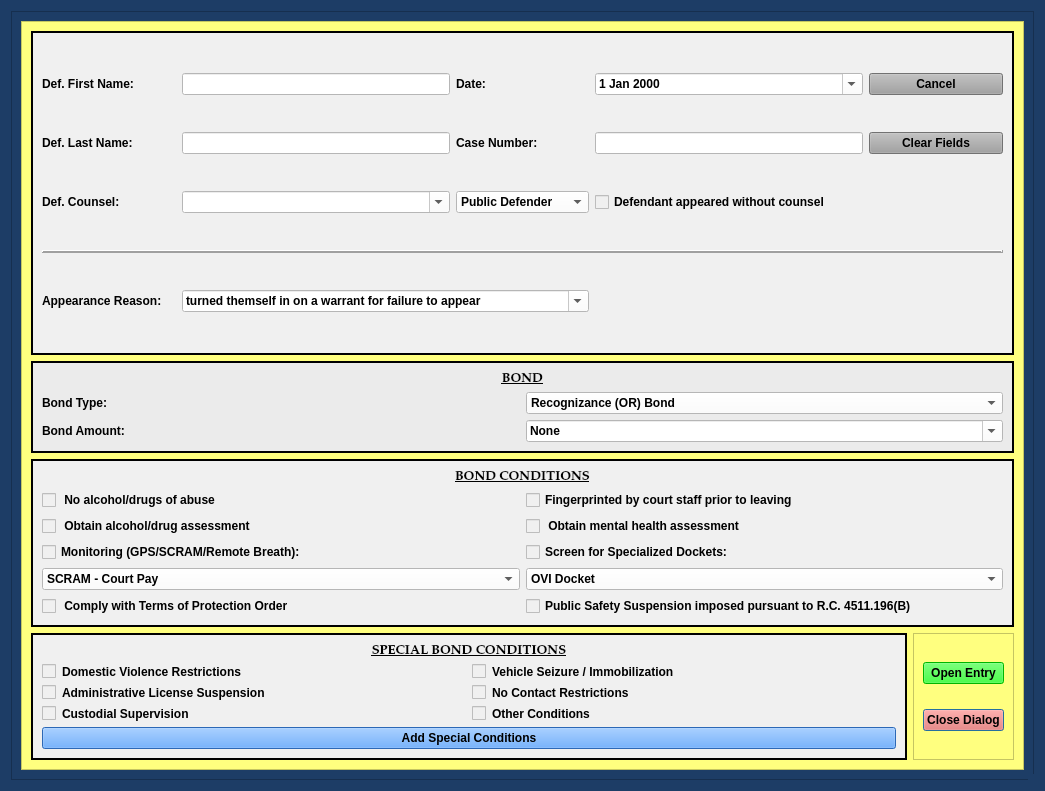
<?xml version="1.0" encoding="UTF-8"?>
<ui version="4.0">
 <class>NoPleaBondDialog</class>
 <widget class="QDialog" name="NoPleaBondDialog">
  <property name="windowModality">
   <enum>Qt::NonModal</enum>
  </property>
  <property name="enabled">
   <bool>true</bool>
  </property>
  <property name="geometry">
   <rect>
    <x>0</x>
    <y>0</y>
    <width>1045</width>
    <height>791</height>
   </rect>
  </property>
  <property name="sizePolicy">
   <sizepolicy hsizetype="Preferred" vsizetype="Preferred">
    <horstretch>0</horstretch>
    <verstretch>0</verstretch>
   </sizepolicy>
  </property>
  <property name="minimumSize">
   <size>
    <width>0</width>
    <height>0</height>
   </size>
  </property>
  <property name="maximumSize">
   <size>
    <width>2500</width>
    <height>3500</height>
   </size>
  </property>
  <property name="palette">
   <palette>
    <active>
     <colorrole role="Button">
      <brush brushstyle="SolidPattern">
       <color alpha="255">
        <red>29</red>
        <green>61</green>
        <blue>102</blue>
       </color>
      </brush>
     </colorrole>
     <colorrole role="Base">
      <brush brushstyle="SolidPattern">
       <color alpha="255">
        <red>29</red>
        <green>61</green>
        <blue>102</blue>
       </color>
      </brush>
     </colorrole>
     <colorrole role="Window">
      <brush brushstyle="SolidPattern">
       <color alpha="255">
        <red>29</red>
        <green>61</green>
        <blue>102</blue>
       </color>
      </brush>
     </colorrole>
    </active>
    <inactive>
     <colorrole role="Button">
      <brush brushstyle="SolidPattern">
       <color alpha="255">
        <red>29</red>
        <green>61</green>
        <blue>102</blue>
       </color>
      </brush>
     </colorrole>
     <colorrole role="Base">
      <brush brushstyle="SolidPattern">
       <color alpha="255">
        <red>29</red>
        <green>61</green>
        <blue>102</blue>
       </color>
      </brush>
     </colorrole>
     <colorrole role="Window">
      <brush brushstyle="SolidPattern">
       <color alpha="255">
        <red>29</red>
        <green>61</green>
        <blue>102</blue>
       </color>
      </brush>
     </colorrole>
    </inactive>
    <disabled>
     <colorrole role="Button">
      <brush brushstyle="SolidPattern">
       <color alpha="255">
        <red>29</red>
        <green>61</green>
        <blue>102</blue>
       </color>
      </brush>
     </colorrole>
     <colorrole role="Base">
      <brush brushstyle="SolidPattern">
       <color alpha="255">
        <red>29</red>
        <green>61</green>
        <blue>102</blue>
       </color>
      </brush>
     </colorrole>
     <colorrole role="Window">
      <brush brushstyle="SolidPattern">
       <color alpha="255">
        <red>29</red>
        <green>61</green>
        <blue>102</blue>
       </color>
      </brush>
     </colorrole>
    </disabled>
   </palette>
  </property>
  <property name="font">
   <font>
    <family>Palatino Linotype</family>
    <pointsize>10</pointsize>
    <weight>75</weight>
    <italic>false</italic>
    <bold>true</bold>
   </font>
  </property>
  <property name="windowTitle">
   <string>No Plea Bond Case Information</string>
  </property>
  <property name="toolTip">
   <string/>
  </property>
  <property name="styleSheet">
   <string notr="true">background-color: rgb(29, 61, 102);
font: 75 10pt &quot;Palatino Linotype&quot;;
font-weight: bold;</string>
  </property>
  <property name="sizeGripEnabled">
   <bool>true</bool>
  </property>
  <property name="modal">
   <bool>true</bool>
  </property>
  <layout class="QGridLayout" name="gridLayout_8">
   <item row="0" column="0">
    <widget class="QFrame" name="frame_4">
     <property name="styleSheet">
      <string notr="true">background-color: rgb(29, 61, 102);</string>
     </property>
     <property name="frameShape">
      <enum>QFrame::StyledPanel</enum>
     </property>
     <property name="frameShadow">
      <enum>QFrame::Raised</enum>
     </property>
     <layout class="QGridLayout" name="gridLayout_4">
      <item row="0" column="0">
       <widget class="QScrollArea" name="scrollArea">
        <property name="focusPolicy">
         <enum>Qt::NoFocus</enum>
        </property>
        <property name="styleSheet">
         <string notr="true">background-color: rgb(255, 255, 127);</string>
        </property>
        <property name="widgetResizable">
         <bool>true</bool>
        </property>
        <widget class="QWidget" name="scrollAreaWidgetContents">
         <property name="geometry">
          <rect>
           <x>0</x>
           <y>0</y>
           <width>1005</width>
           <height>751</height>
          </rect>
         </property>
         <layout class="QGridLayout" name="gridLayout_9" rowstretch="1,0,0,0" columnstretch="1,0">
          <item row="0" column="0" colspan="2">
           <widget class="QFrame" name="case_name_Frame">
            <property name="sizePolicy">
             <sizepolicy hsizetype="Preferred" vsizetype="Preferred">
              <horstretch>0</horstretch>
              <verstretch>0</verstretch>
             </sizepolicy>
            </property>
            <property name="styleSheet">
             <string notr="true">background-color: rgb(240, 240, 240);</string>
            </property>
            <property name="frameShape">
             <enum>QFrame::Box</enum>
            </property>
            <property name="frameShadow">
             <enum>QFrame::Plain</enum>
            </property>
            <property name="lineWidth">
             <number>2</number>
            </property>
            <layout class="QGridLayout" name="gridLayout" columnstretch="1,2,1,2,1">
             <item row="0" column="0">
              <widget class="QLabel" name="label">
               <property name="text">
                <string>Def. First Name:</string>
               </property>
              </widget>
             </item>
             <item row="0" column="3">
              <widget class="NoScrollDateEdit" name="plea_trial_date">
               <property name="focusPolicy">
                <enum>Qt::NoFocus</enum>
               </property>
               <property name="styleSheet">
                <string notr="true">color: rgb(0, 0, 0);
background-color: rgb(255, 255, 255);</string>
               </property>
               <property name="calendarPopup">
                <bool>true</bool>
               </property>
              </widget>
             </item>
             <item row="0" column="1">
              <widget class="QLineEdit" name="defendant_first_name_lineEdit">
               <property name="styleSheet">
                <string notr="true">background-color: rgb(255, 255, 255);</string>
               </property>
              </widget>
             </item>
             <item row="2" column="1">
              <widget class="DefenseCounselComboBox" name="defense_counsel_name_box">
               <property name="styleSheet">
                <string notr="true">background-color: rgb(255, 255, 255);</string>
               </property>
               <property name="editable">
                <bool>true</bool>
               </property>
              </widget>
             </item>
             <item row="2" column="2">
              <widget class="NoScrollComboBox" name="defense_counsel_type_box">
               <property name="styleSheet">
                <string notr="true">background-color: rgb(255, 255, 255);</string>
               </property>
               <item>
                <property name="text">
                 <string>Public Defender</string>
                </property>
               </item>
               <item>
                <property name="text">
                 <string>Private Counsel</string>
                </property>
               </item>
              </widget>
             </item>
             <item row="2" column="3">
              <widget class="QCheckBox" name="defense_counsel_waived_checkBox">
               <property name="text">
                <string>Defendant appeared without counsel</string>
               </property>
              </widget>
             </item>
             <item row="1" column="1">
              <widget class="QLineEdit" name="defendant_last_name_lineEdit">
               <property name="enabled">
                <bool>true</bool>
               </property>
               <property name="styleSheet">
                <string notr="true">background-color: rgb(255, 255, 255);</string>
               </property>
              </widget>
             </item>
             <item row="0" column="4">
              <widget class="QPushButton" name="cancel_Button">
               <property name="focusPolicy">
                <enum>Qt::NoFocus</enum>
               </property>
               <property name="styleSheet">
                <string notr="true">background-color: rgb(160, 160, 160);</string>
               </property>
               <property name="text">
                <string>Cancel</string>
               </property>
              </widget>
             </item>
             <item row="0" column="2">
              <widget class="QLabel" name="label_26">
               <property name="text">
                <string>Date:</string>
               </property>
              </widget>
             </item>
             <item row="1" column="2">
              <widget class="QLabel" name="label_3">
               <property name="text">
                <string>Case Number:</string>
               </property>
              </widget>
             </item>
             <item row="1" column="4">
              <widget class="QPushButton" name="clear_fields_case_Button">
               <property name="focusPolicy">
                <enum>Qt::NoFocus</enum>
               </property>
               <property name="styleSheet">
                <string notr="true">background-color: rgb(160, 160, 160);</string>
               </property>
               <property name="text">
                <string>Clear Fields</string>
               </property>
              </widget>
             </item>
             <item row="1" column="0">
              <widget class="QLabel" name="label_2">
               <property name="text">
                <string>Def. Last Name:</string>
               </property>
              </widget>
             </item>
             <item row="4" column="0">
              <widget class="QLabel" name="label_11">
               <property name="text">
                <string>Appearance Reason:</string>
               </property>
              </widget>
             </item>
             <item row="1" column="3">
              <widget class="QLineEdit" name="case_number_lineEdit">
               <property name="maximumSize">
                <size>
                 <width>500</width>
                 <height>16777215</height>
                </size>
               </property>
               <property name="styleSheet">
                <string notr="true">background-color: rgb(255, 255, 255);</string>
               </property>
              </widget>
             </item>
             <item row="2" column="0">
              <widget class="QLabel" name="label_24">
               <property name="text">
                <string>Def. Counsel:</string>
               </property>
              </widget>
             </item>
             <item row="3" column="0" colspan="5">
              <widget class="Line" name="line_2">
               <property name="frameShadow">
                <enum>QFrame::Raised</enum>
               </property>
               <property name="lineWidth">
                <number>2</number>
               </property>
               <property name="orientation">
                <enum>Qt::Horizontal</enum>
               </property>
              </widget>
             </item>
             <item row="4" column="1" colspan="2">
              <widget class="NoScrollComboBox" name="appearance_reason_box">
               <property name="styleSheet">
                <string notr="true">background-color: rgb(255, 255, 255);</string>
               </property>
               <property name="editable">
                <bool>true</bool>
               </property>
               <item>
                <property name="text">
                 <string>turned themself in on a warrant for failure to appear</string>
                </property>
               </item>
               <item>
                <property name="text">
                 <string>was arrested on a warrant for failure to appear</string>
                </property>
               </item>
              </widget>
             </item>
            </layout>
           </widget>
          </item>
          <item row="3" column="0">
           <widget class="QFrame" name="frame_2">
            <property name="styleSheet">
             <string notr="true">background-color: rgb(240, 240, 240);
border-color: rgb(0, 0, 0);</string>
            </property>
            <property name="frameShape">
             <enum>QFrame::Box</enum>
            </property>
            <property name="frameShadow">
             <enum>QFrame::Plain</enum>
            </property>
            <property name="lineWidth">
             <number>2</number>
            </property>
            <layout class="QGridLayout" name="gridLayout_7" columnstretch="1,1">
             <item row="1" column="1">
              <widget class="ConditionCheckbox" name="vehicle_seizure_checkBox">
               <property name="text">
                <string>Vehicle Seizure / Immobilization</string>
               </property>
              </widget>
             </item>
             <item row="2" column="0">
              <widget class="ConditionCheckbox" name="admin_license_suspension_checkBox">
               <property name="text">
                <string>Administrative License Suspension</string>
               </property>
              </widget>
             </item>
             <item row="0" column="0" colspan="2">
              <widget class="QLabel" name="label_10">
               <property name="font">
                <font>
                 <family>Palatino Linotype</family>
                 <pointsize>10</pointsize>
                 <weight>75</weight>
                 <italic>false</italic>
                 <bold>true</bold>
                 <underline>true</underline>
                </font>
               </property>
               <property name="text">
                <string>SPECIAL BOND CONDITIONS</string>
               </property>
               <property name="alignment">
                <set>Qt::AlignCenter</set>
               </property>
              </widget>
             </item>
             <item row="1" column="0">
              <widget class="ConditionCheckbox" name="domestic_violence_checkBox">
               <property name="text">
                <string>Domestic Violence Restrictions</string>
               </property>
              </widget>
             </item>
             <item row="3" column="0">
              <widget class="ConditionCheckbox" name="custodial_supervision_checkBox">
               <property name="text">
                <string>Custodial Supervision                          </string>
               </property>
              </widget>
             </item>
             <item row="2" column="1">
              <widget class="ConditionCheckbox" name="no_contact_checkBox">
               <property name="sizePolicy">
                <sizepolicy hsizetype="Minimum" vsizetype="Fixed">
                 <horstretch>1</horstretch>
                 <verstretch>0</verstretch>
                </sizepolicy>
               </property>
               <property name="text">
                <string>No Contact Restrictions                         </string>
               </property>
              </widget>
             </item>
             <item row="3" column="1">
              <widget class="ConditionCheckbox" name="other_conditions_checkBox">
               <property name="sizePolicy">
                <sizepolicy hsizetype="Minimum" vsizetype="Fixed">
                 <horstretch>1</horstretch>
                 <verstretch>0</verstretch>
                </sizepolicy>
               </property>
               <property name="text">
                <string>Other Conditions                          </string>
               </property>
              </widget>
             </item>
             <item row="4" column="0" colspan="2">
              <widget class="QPushButton" name="add_special_conditions_Button">
               <property name="styleSheet">
                <string notr="true">background-color: rgb(62, 146, 255);
font: 75 11pt &quot;Palatino Linotype&quot;;
font-weight: bold;</string>
               </property>
               <property name="text">
                <string>Add Special Conditions</string>
               </property>
               <property name="autoDefault">
                <bool>false</bool>
               </property>
              </widget>
             </item>
            </layout>
           </widget>
          </item>
          <item row="3" column="1">
           <widget class="QFrame" name="frame_8">
            <property name="styleSheet">
             <string notr="true">
background-color: rgb(255, 255, 127);</string>
            </property>
            <property name="frameShape">
             <enum>QFrame::StyledPanel</enum>
            </property>
            <property name="frameShadow">
             <enum>QFrame::Raised</enum>
            </property>
            <layout class="QGridLayout" name="gridLayout_10">
             <item row="2" column="0">
              <widget class="QPushButton" name="close_dialog_Button">
               <property name="styleSheet">
                <string notr="true">background-color: rgb(255, 96, 82);
font: 75 11pt &quot;Palatino Linotype&quot;;
font-weight: bold;</string>
               </property>
               <property name="text">
                <string>Close Dialog</string>
               </property>
              </widget>
             </item>
             <item row="0" column="0">
              <widget class="QPushButton" name="create_entry_Button">
               <property name="styleSheet">
                <string notr="true">background-color: rgb(0, 255, 0);
font: 75 11pt &quot;Palatino Linotype&quot;;
font-weight: bold;</string>
               </property>
               <property name="text">
                <string>Open Entry</string>
               </property>
               <property name="autoDefault">
                <bool>false</bool>
               </property>
              </widget>
             </item>
            </layout>
           </widget>
          </item>
          <item row="2" column="0" colspan="2">
           <widget class="QFrame" name="frame_7">
            <property name="styleSheet">
             <string notr="true">background-color: rgb(240, 240, 240);</string>
            </property>
            <property name="frameShape">
             <enum>QFrame::Box</enum>
            </property>
            <property name="frameShadow">
             <enum>QFrame::Plain</enum>
            </property>
            <property name="lineWidth">
             <number>2</number>
            </property>
            <layout class="QGridLayout" name="gridLayout_2" columnstretch="1,1">
             <item row="0" column="0" colspan="2">
              <widget class="QLabel" name="label_7">
               <property name="font">
                <font>
                 <family>Palatino Linotype</family>
                 <pointsize>10</pointsize>
                 <weight>75</weight>
                 <italic>false</italic>
                 <bold>true</bold>
                 <underline>true</underline>
                </font>
               </property>
               <property name="text">
                <string>BOND CONDITIONS</string>
               </property>
               <property name="alignment">
                <set>Qt::AlignCenter</set>
               </property>
              </widget>
             </item>
             <item row="3" column="0">
              <widget class="ConditionCheckbox" name="alcohol_drugs_assessment_checkBox">
               <property name="text">
                <string> Obtain alcohol/drug assessment                             </string>
               </property>
              </widget>
             </item>
             <item row="2" column="0">
              <widget class="ConditionCheckbox" name="no_alcohol_drugs_checkBox">
               <property name="text">
                <string> No alcohol/drugs of abuse                                   </string>
               </property>
              </widget>
             </item>
             <item row="7" column="0">
              <widget class="NoScrollComboBox" name="monitoring_type_box">
               <property name="enabled">
                <bool>true</bool>
               </property>
               <property name="styleSheet">
                <string notr="true">background-color: rgb(255, 255, 255);</string>
               </property>
               <item>
                <property name="text">
                 <string>SCRAM - Court Pay</string>
                </property>
               </item>
               <item>
                <property name="text">
                 <string>SCRAM</string>
                </property>
               </item>
               <item>
                <property name="text">
                 <string>GPS</string>
                </property>
               </item>
               <item>
                <property name="text">
                 <string>Remote Breath</string>
                </property>
               </item>
               <item>
                <property name="text">
                 <string>GPS and SCRAM</string>
                </property>
               </item>
               <item>
                <property name="text">
                 <string>GPS and Remote Breath</string>
                </property>
               </item>
              </widget>
             </item>
             <item row="7" column="1">
              <widget class="NoScrollComboBox" name="specialized_docket_type_box">
               <property name="enabled">
                <bool>true</bool>
               </property>
               <property name="styleSheet">
                <string notr="true">background-color: rgb(255, 255, 255);</string>
               </property>
               <item>
                <property name="text">
                 <string>OVI Docket</string>
                </property>
               </item>
               <item>
                <property name="text">
                 <string>Mission (Veteran's) Court</string>
                </property>
               </item>
               <item>
                <property name="text">
                 <string>Mental Health Docket</string>
                </property>
               </item>
              </widget>
             </item>
             <item row="6" column="1">
              <widget class="ConditionCheckbox" name="specialized_docket_checkBox">
               <property name="text">
                <string>Screen for Specialized Dockets:                           </string>
               </property>
              </widget>
             </item>
             <item row="6" column="0">
              <widget class="ConditionCheckbox" name="monitoring_checkBox">
               <property name="layoutDirection">
                <enum>Qt::LeftToRight</enum>
               </property>
               <property name="text">
                <string>Monitoring (GPS/SCRAM/Remote Breath):                    </string>
               </property>
              </widget>
             </item>
             <item row="3" column="1">
              <widget class="ConditionCheckbox" name="mental_health_assessment_checkBox">
               <property name="text">
                <string> Obtain mental health assessment                         </string>
               </property>
              </widget>
             </item>
             <item row="2" column="1">
              <widget class="ConditionCheckbox" name="fingerprint_in_court_checkBox">
               <property name="text">
                <string>Fingerprinted by court staff prior to leaving</string>
               </property>
              </widget>
             </item>
             <item row="8" column="0">
              <widget class="ConditionCheckbox" name="comply_protection_order_checkBox">
               <property name="text">
                <string> Comply with Terms of Protection Order</string>
               </property>
              </widget>
             </item>
             <item row="8" column="1">
              <widget class="ConditionCheckbox" name="public_safety_suspension_checkBox">
               <property name="text">
                <string>Public Safety Suspension imposed pursuant to R.C. 4511.196(B)</string>
               </property>
              </widget>
             </item>
            </layout>
           </widget>
          </item>
          <item row="1" column="0" colspan="2">
           <widget class="QFrame" name="frame_5">
            <property name="styleSheet">
             <string notr="true">background-color: rgb(235, 235, 235);</string>
            </property>
            <property name="frameShape">
             <enum>QFrame::Box</enum>
            </property>
            <property name="frameShadow">
             <enum>QFrame::Plain</enum>
            </property>
            <property name="lineWidth">
             <number>2</number>
            </property>
            <layout class="QGridLayout" name="gridLayout_5">
             <item row="2" column="0">
              <widget class="QLabel" name="label_9">
               <property name="text">
                <string>Bond Amount:</string>
               </property>
              </widget>
             </item>
             <item row="1" column="1">
              <widget class="NoScrollComboBox" name="bond_type_box">
               <property name="styleSheet">
                <string notr="true">background-color: rgb(255, 255, 255);</string>
               </property>
               <item>
                <property name="text">
                 <string>Recognizance (OR) Bond</string>
                </property>
               </item>
               <item>
                <property name="text">
                 <string>10% Deposit, Cash or Surety Bond</string>
                </property>
               </item>
               <item>
                <property name="text">
                 <string>Cash or Surety Bond</string>
                </property>
               </item>
              </widget>
             </item>
             <item row="1" column="0">
              <widget class="QLabel" name="label_8">
               <property name="text">
                <string>Bond Type:</string>
               </property>
              </widget>
             </item>
             <item row="2" column="1">
              <widget class="NoScrollComboBox" name="bond_amount_box">
               <property name="font">
                <font>
                 <family>Palatino Linotype</family>
                 <pointsize>10</pointsize>
                 <weight>75</weight>
                 <italic>false</italic>
                 <bold>true</bold>
                </font>
               </property>
               <property name="styleSheet">
                <string notr="true">background-color: rgb(255, 255, 255);</string>
               </property>
               <property name="editable">
                <bool>true</bool>
               </property>
               <item>
                <property name="text">
                 <string>None</string>
                </property>
               </item>
               <item>
                <property name="text">
                 <string>$1,000</string>
                </property>
               </item>
               <item>
                <property name="text">
                 <string>$1,500</string>
                </property>
               </item>
               <item>
                <property name="text">
                 <string>$2,000</string>
                </property>
               </item>
               <item>
                <property name="text">
                 <string>$2,500</string>
                </property>
               </item>
               <item>
                <property name="text">
                 <string>$3,000</string>
                </property>
               </item>
               <item>
                <property name="text">
                 <string>$3,500</string>
                </property>
               </item>
               <item>
                <property name="text">
                 <string>$5,000</string>
                </property>
               </item>
               <item>
                <property name="text">
                 <string>$7,500</string>
                </property>
               </item>
               <item>
                <property name="text">
                 <string>$10,000</string>
                </property>
               </item>
              </widget>
             </item>
             <item row="0" column="0" colspan="2">
              <widget class="QLabel" name="label_5">
               <property name="font">
                <font>
                 <family>Palatino Linotype</family>
                 <pointsize>10</pointsize>
                 <weight>75</weight>
                 <italic>false</italic>
                 <bold>true</bold>
                 <underline>true</underline>
                </font>
               </property>
               <property name="text">
                <string>BOND</string>
               </property>
               <property name="alignment">
                <set>Qt::AlignCenter</set>
               </property>
              </widget>
             </item>
            </layout>
           </widget>
          </item>
         </layout>
        </widget>
       </widget>
      </item>
     </layout>
    </widget>
   </item>
  </layout>
 </widget>
 <customwidgets>
  <customwidget>
   <class>ConditionCheckbox</class>
   <extends>QCheckBox</extends>
   <header>munientry.widgets.custom_widgets</header>
  </customwidget>
  <customwidget>
   <class>NoScrollDateEdit</class>
   <extends>QDateEdit</extends>
   <header>munientry.widgets.custom_widgets</header>
  </customwidget>
  <customwidget>
   <class>NoScrollComboBox</class>
   <extends>QComboBox</extends>
   <header>munientry.widgets.combo_boxes</header>
  </customwidget>
  <customwidget>
   <class>DefenseCounselComboBox</class>
   <extends>QComboBox</extends>
   <header>munientry.widgets.combo_boxes</header>
  </customwidget>
 </customwidgets>
 <tabstops>
  <tabstop>defendant_first_name_lineEdit</tabstop>
  <tabstop>defendant_last_name_lineEdit</tabstop>
  <tabstop>case_number_lineEdit</tabstop>
  <tabstop>bond_type_box</tabstop>
  <tabstop>bond_amount_box</tabstop>
  <tabstop>domestic_violence_checkBox</tabstop>
  <tabstop>admin_license_suspension_checkBox</tabstop>
  <tabstop>custodial_supervision_checkBox</tabstop>
  <tabstop>vehicle_seizure_checkBox</tabstop>
  <tabstop>no_contact_checkBox</tabstop>
  <tabstop>other_conditions_checkBox</tabstop>
  <tabstop>add_special_conditions_Button</tabstop>
  <tabstop>create_entry_Button</tabstop>
  <tabstop>close_dialog_Button</tabstop>
 </tabstops>
 <resources/>
 <connections/>
 <slots>
  <slot>create_entry()</slot>
  <slot>continue_dialog()</slot>
  <slot>close_window()</slot>
  <slot>set_dialog()</slot>
  <slot>update_case_information()</slot>
  <slot>ovi_dialog()</slot>
  <slot>sentencing_dialog()</slot>
  <slot>proceed_to_sentencing()</slot>
  <slot>proceed_to_ovi()</slot>
  <slot>add_charge()</slot>
  <slot>set_statute()</slot>
  <slot>set_pay_date()</slot>
  <slot>amend_offense()</slot>
  <slot>set_offense()</slot>
  <slot>add_charge_to_view()</slot>
  <slot>delete_charge()</slot>
  <slot>delete_charge_from_view()</slot>
  <slot>close_event()</slot>
  <slot>set_fra_in_file()</slot>
  <slot>set_fra_in_court()</slot>
  <slot>start_add_conditions_dialog()</slot>
  <slot>start_amend_offense_dialog()</slot>
 </slots>
</ui>
